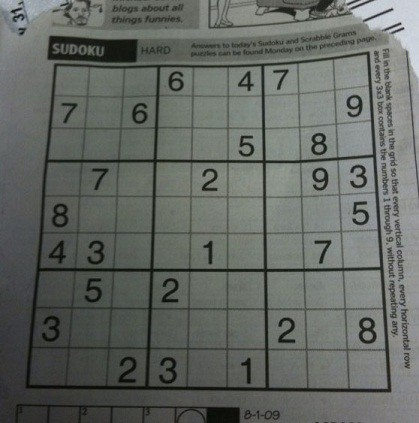
#> input picture Q1/sudoku.jpeg, 419 x 423 px
$ python bestedge.py   (older library calls are emulated)
#> lines starting #> are read from the running program, lines starting #| are printed output that depends on the picture
import cv2
import numpy as np
from matplotlib import pyplot as plt

def highboostfilter(img, sigmaX, sigmaY, ksize, k=2):
	blur = cv2.GaussianBlur(img, ksize=ksize, sigmaX=sigmaX, sigmaY=sigmaY)
	transform = np.uint8((k+1)*np.float32(img) - k*np.float32(blur))
	return transform

img = cv2.imread('sudoku.jpeg',0)
#> img: shape (423, 419); min 3, max 221, mean 101.8
boostedfig = highboostfilter(img, sigmaX=1.0, sigmaY=1.0, ksize=(5, 5), k=1)


diagonal = np.array([[1, 0, 1], [0, -4, 0], [1, 0, 1]])
kernelx = np.array([[0, 0, 0], [1, -2, 1], [0, 0, 0]])
laplaciand = cv2.filter2D(boostedfig, cv2.CV_8U, kernel=diagonal+kernelx+kernelx.T)
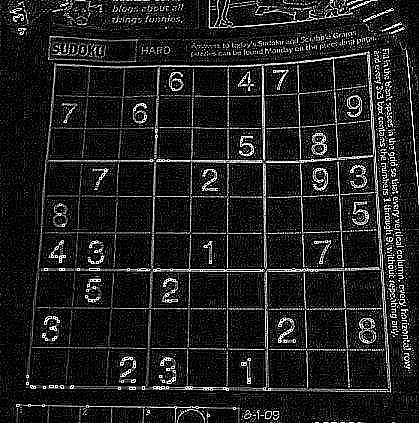
#> laplaciand: shape (423, 419); min 0, max 255, mean 31.7

crossx = np.array([[0, 0, 0], [0, -1, 0], [0, 0, 1]])
crossy = np.array([[0, 0, 0], [0, 0, -1], [0, 1, 0]])
robertcross = np.abs(cv2.filter2D(boostedfig, cv2.CV_8U, kernel=crossx)) + np.abs(cv2.filter2D(boostedfig, cv2.CV_8U, kernel=crossy))
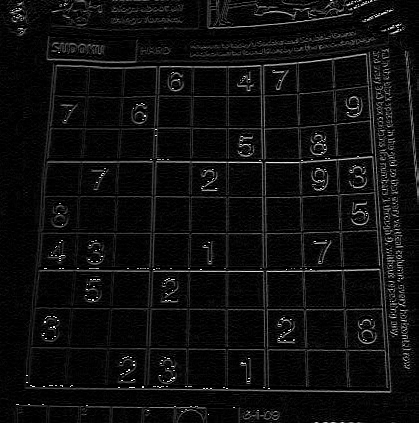
#> robertcross: shape (423, 419); min 0, max 255, mean 14.6

sobel = np.abs(cv2.Sobel(boostedfig, cv2.CV_8U,1,0,ksize=3)) + np.abs(cv2.Sobel(img, cv2.CV_8U,0,1,ksize=3))
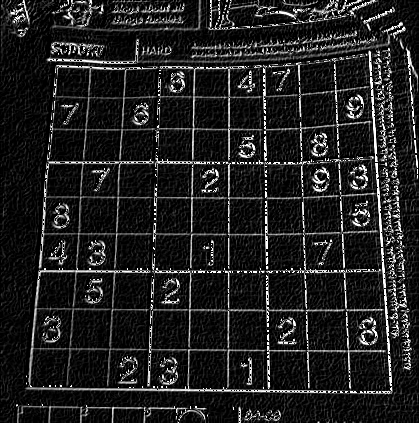
#> sobel: shape (423, 419); min 0, max 255, mean 33.1


plt.figure(figsize=(6,6))
plt.subplot(2, 2, 1),plt.imshow(img,cmap = 'gray')
plt.title('Original'), plt.xticks([]), plt.yticks([])
plt.subplot(2, 2, 2),plt.imshow(laplaciand,cmap = 'gray')
plt.title('LaplacianD'), plt.xticks([]), plt.yticks([])
plt.subplot(2, 2, 3),plt.imshow(robertcross,cmap = 'gray')
plt.title('Robert Cross'), plt.xticks([]), plt.yticks([])
plt.subplot(2, 2, 4),plt.imshow(sobel,cmap = 'gray')
plt.title('Sobel 3x3'), plt.xticks([]), plt.yticks([])

plt.tight_layout()
plt.savefig("bestedge.pdf", format="pdf", dpi=200)
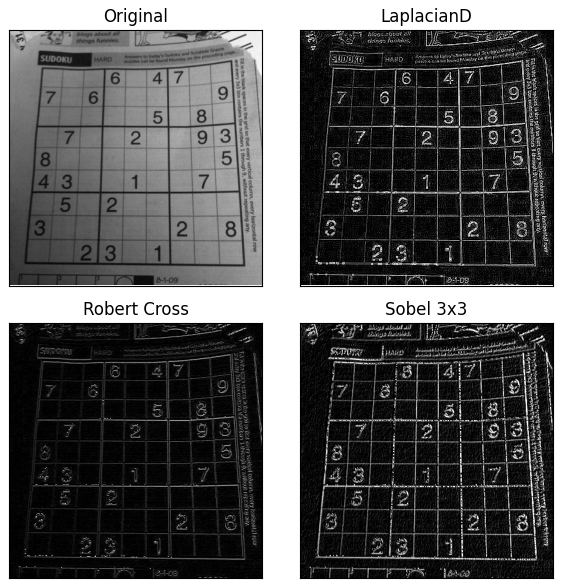
#> figure drawn by matplotlib, 4 panels
